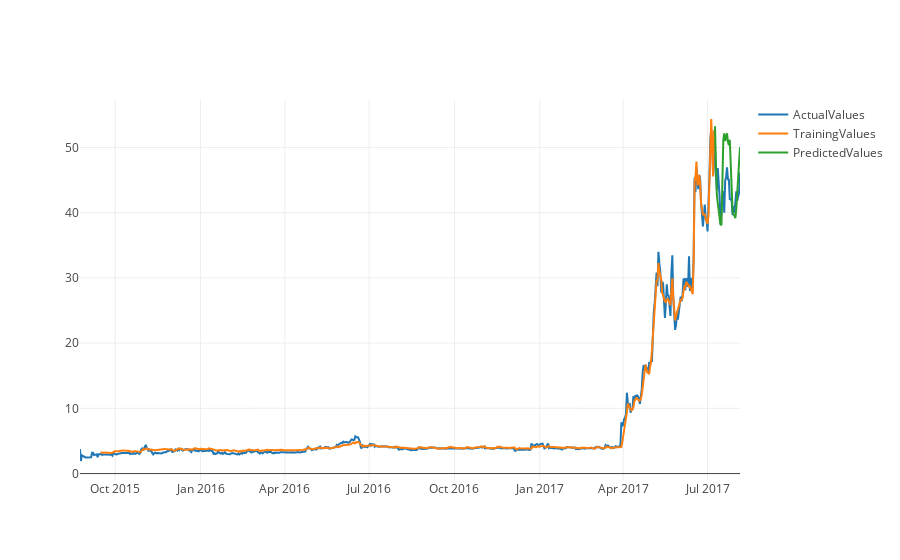
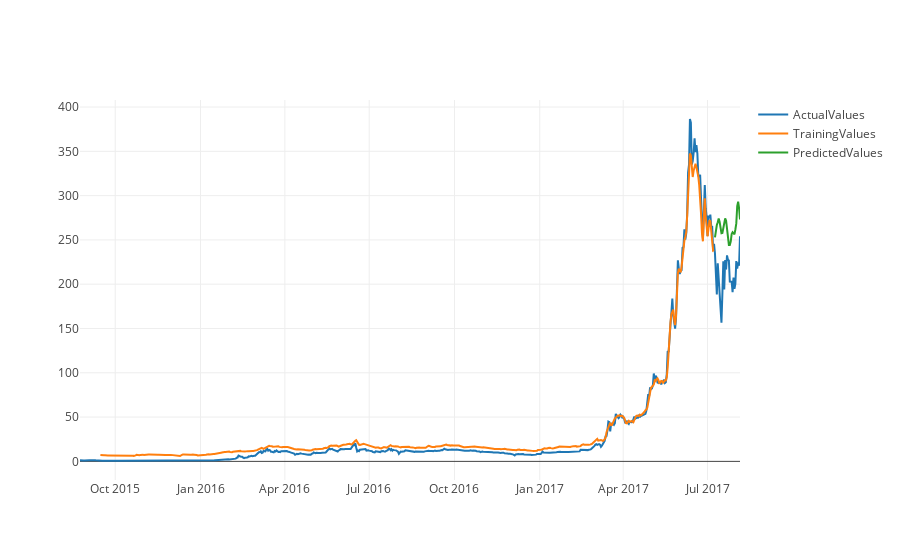
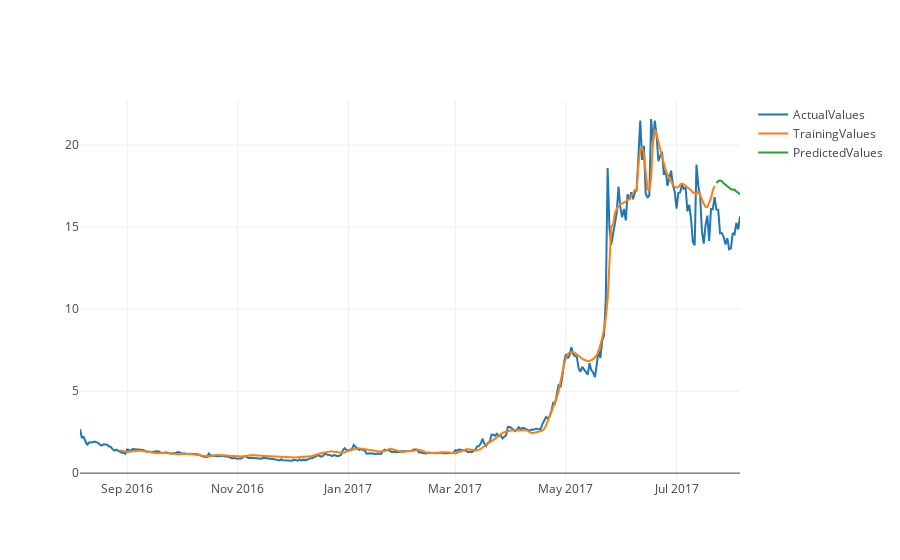
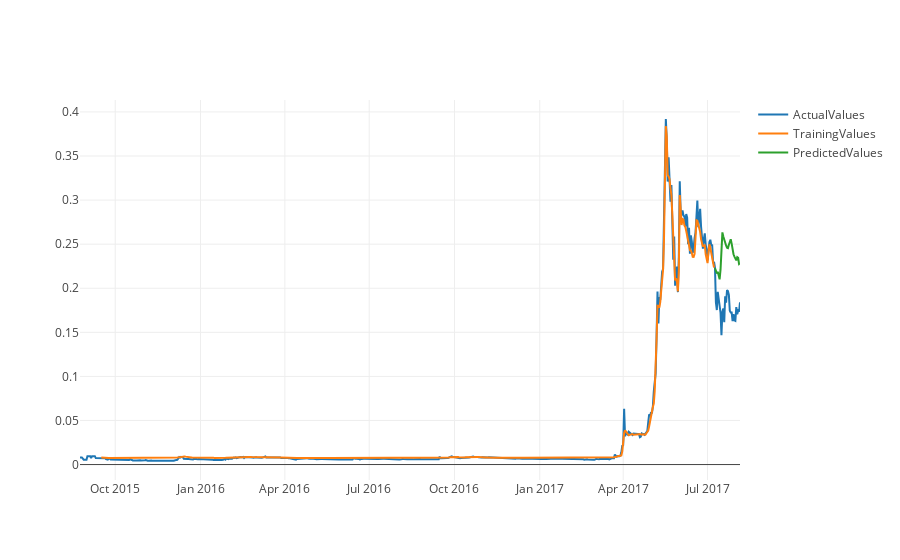

The code cell stored with these charts, in order, in its notebook:
### Code cell
USDT_LTC = nextDayPrediction('USDT_LTC', 'poloniex')
USDT_ETH = nextDayPrediction('USDT_ETH', 'poloniex')

USDT_ETC = nextDayPrediction('USDT_ETC', 'poloniex')
USDT_XRP = nextDayPrediction('USDT_XRP', 'poloniex')

### Figure 1 — Plotly figure (JSON) as saved in the notebook; plotly's stock layout.template omitted (floating-point values rounded to 4 significant figures; data arrays with more than 128 entries replaced by an {"elided": "..."} marker saying what was removed)
{"data": [{"name": "ActualValues", "type": "scatter", "x": {"elided": "713 str values"}, "y": {"elided": "713 float values"}}, {"name": "TrainingValues", "type": "scatter", "x": {"elided": "713 str values"}, "y": {"elided": "713 float values"}}, {"name": "PredictedValues", "type": "scatter", "x": {"elided": "713 str values"}, "y": {"elided": "713 float values"}}], "layout": {}}

### Figure 2 — Plotly figure (JSON) as saved in the notebook; plotly's stock layout.template omitted (floating-point values rounded to 4 significant figures; data arrays with more than 128 entries replaced by an {"elided": "..."} marker saying what was removed)
{"data": [{"name": "ActualValues", "type": "scatter", "x": {"elided": "713 str values"}, "y": {"elided": "713 float values"}}, {"name": "TrainingValues", "type": "scatter", "x": {"elided": "713 str values"}, "y": {"elided": "713 float values"}}, {"name": "PredictedValues", "type": "scatter", "x": {"elided": "713 str values"}, "y": {"elided": "713 float values"}}], "layout": {}}

### Figure 3 — Plotly figure (JSON) as saved in the notebook; plotly's stock layout.template omitted (floating-point values rounded to 4 significant figures; data arrays with more than 128 entries replaced by an {"elided": "..."} marker saying what was removed)
{"data": [{"name": "ActualValues", "type": "scatter", "x": {"elided": "365 str values"}, "y": {"elided": "365 float values"}}, {"name": "TrainingValues", "type": "scatter", "x": {"elided": "365 str values"}, "y": {"elided": "365 float values"}}, {"name": "PredictedValues", "type": "scatter", "x": {"elided": "365 str values"}, "y": {"elided": "365 float values"}}], "layout": {}}

### Figure 4 — Plotly figure (JSON) as saved in the notebook; plotly's stock layout.template omitted (floating-point values rounded to 4 significant figures; data arrays with more than 128 entries replaced by an {"elided": "..."} marker saying what was removed)
{"data": [{"name": "ActualValues", "type": "scatter", "x": {"elided": "712 str values"}, "y": {"elided": "712 float values"}}, {"name": "TrainingValues", "type": "scatter", "x": {"elided": "712 str values"}, "y": {"elided": "712 float values"}}, {"name": "PredictedValues", "type": "scatter", "x": {"elided": "712 str values"}, "y": {"elided": "712 float values"}}], "layout": {}}
